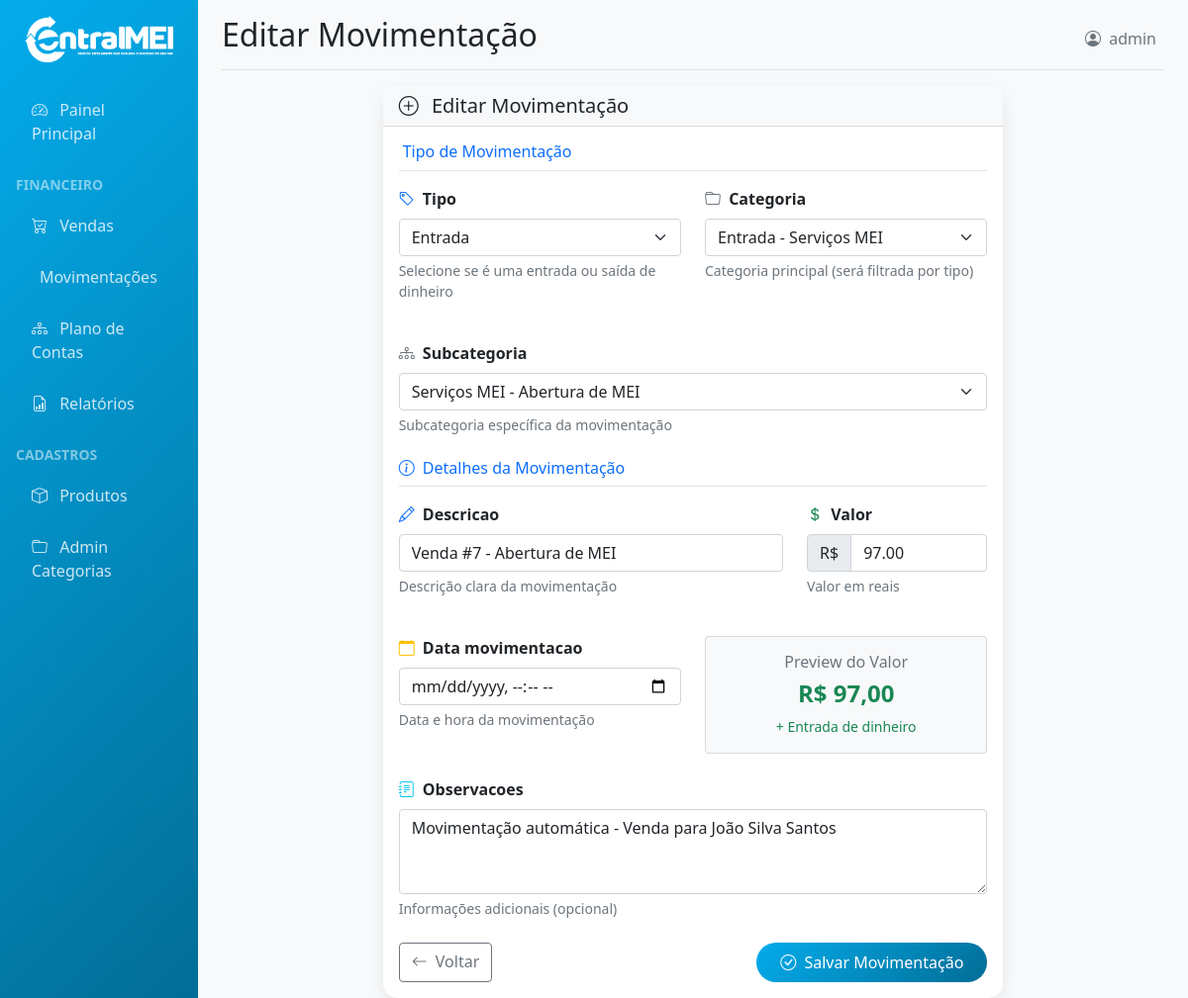
The page /dashboard/movimentacoes/9/editar/ (signed in) on the database its author committed.
### dashboard/models.py (models this page shows, shortened)
class MovimentacaoCaixa(models.Model):
    TIPO_CHOICES = [
        ('entrada', 'Entrada'),
        ('saida', 'Saída'),
    ]
    tipo = models.CharField(max_length=10, choices=TIPO_CHOICES)
    categoria = models.ForeignKey(CategoriaPlanoContas, on_delete=models.CASCADE, related_name='movimentacoes', null=True, blank=True)
    subcategoria = models.ForeignKey(SubcategoriaPlanoContas, on_delete=models.CASCADE, related_name='movimentacoes', null=True, blank=True)
    descricao = models.CharField(max_length=200)
    valor = models.DecimalField(max_digits=10, decimal_places=2, validators=[MinValueValidator(Decimal('0.01'))])
    venda = models.ForeignKey(Venda, on_delete=models.CASCADE, null=True, blank=True, related_name='movimentacoes')
    data_movimentacao = models.DateTimeField()
    usuario = models.ForeignKey(User, on_delete=models.CASCADE, related_name='movimentacoes_criadas')
    observacoes = models.TextField(blank=True)
    criado_em = models.DateTimeField(auto_now_add=True)
    atualizado_em = models.DateTimeField(auto_now=True)
    class Meta:
        verbose_name = "Movimentação de Caixa"
        verbose_name_plural = "Movimentações de Caixa"
        ordering = ['-data_movimentacao']

### dashboard/views.py (the view)
# urls.py: path('movimentacoes/<int:pk>/editar/', views.movimentacao_update, name='movimentacao_update'),
@login_required
@user_passes_test(is_staff_user)
def movimentacao_update(request, pk):
    movimentacao = get_object_or_404(MovimentacaoCaixa, pk=pk)
    data_original = movimentacao.data_movimentacao.date()
    if request.method == 'POST':
        form = MovimentacaoCaixaForm(request.POST, instance=movimentacao)
        if form.is_valid():
            movimentacao_atualizada = form.save()
            atualizar_saldo_caixa(data_original)
            if movimentacao_atualizada.data_movimentacao.date() != data_original:
                atualizar_saldo_caixa(movimentacao_atualizada.data_movimentacao.date())
            messages.success(request, 'Movimentação atualizada com sucesso!')
            return redirect('dashboard:movimentacoes_list')
        else:
            messages.error(request, 'Erro ao atualizar movimentação. Verifique os dados.')
    else:
        form = MovimentacaoCaixaForm(instance=movimentacao)
    context = {
        'title': 'Editar Movimentação',
        'form': form,
        'movimentacao': movimentacao
    }
    return render(request, 'dashboard/movimentacao_form.html', context)

### core/context_processors.py (called while the page is built)
def company_context(request):
    return {
        'COMPANY_NAME': settings.COMPANY_NAME,
        'COMPANY_PHONE': settings.COMPANY_PHONE,
        'COMPANY_EMAIL': settings.COMPANY_EMAIL,
        'COMPANY_ADDRESS': settings.COMPANY_ADDRESS,
        'CONTACT_EMAIL': settings.CONTACT_EMAIL,
    }

### dashboard/models.py (called while the page is built)
    def __str__(self):
        return f"{self.get_tipo_display()} - {self.nome}"

    def __str__(self):
        return f"{self.categoria.nome} - {self.nome}"

### dashboard/views.py (called while the page is built)
def is_staff_user(user):
    return user.is_staff

### dashboard/templates/dashboard/movimentacao_form.html (shortened to what this page needs)
{% extends 'dashboard/base.html' %}
{% block page_title %}{{ title }}{% endblock %}
{% block content %}
<div class="row justify-content-center">
    <div class="col-lg-8">
        <div class="card card-custom">
            <div class="card-header bg-light">
                <h5 class="mb-0">
                    <i class="bi bi-plus-circle me-2"></i>
                    {{ title }}
                </h5>
            </div>
            <div class="card-body">
                <form method="POST" id="movimentacaoForm">
                    <div class="row mb-4">
                        <div class="col-12">
                            <h6 class="text-primary border-bottom pb-2 mb-3">
                                Tipo de Movimentação
                            </h6>
                        </div>
                        <div class="col-md-6 mb-3">
                            <label for="{{ form.tipo.id_for_label }}" class="form-label fw-bold">
                                <i class="bi bi-tag me-1 text-primary"></i>
                                {{ form.tipo.label }}
                            </label>
                            {{ form.tipo }}
                            <div class="form-text">Selecione se é uma entrada ou saída de dinheiro</div>
                        </div>
                        <div class="col-md-6 mb-3">
                            <label for="{{ form.categoria.id_for_label }}" class="form-label fw-bold">
                                <i class="bi bi-folder me-1 text-secondary"></i>
                                {{ form.categoria.label }}
                            </label>
                            {{ form.categoria }}
                            <div class="form-text">Categoria principal (será filtrada por tipo)</div>
                        </div>
                    </div>
                    <div class="row mb-4">
                        <div class="col-12">
                            <label for="{{ form.subcategoria.id_for_label }}" class="form-label fw-bold">
                                <i class="bi bi-diagram-3 me-1 text-secondary"></i>
                                {{ form.subcategoria.label }}
                            </label>
                            {{ form.subcategoria }}
                            <div class="form-text">Subcategoria específica da movimentação</div>
                        </div>
                    </div>
                    <div class="row mb-4">
                        <div class="col-12">
                            <h6 class="text-primary border-bottom pb-2 mb-3">
                                <i class="bi bi-info-circle me-1"></i>
                                Detalhes da Movimentação
                            </h6>
                        </div>
                        <div class="col-md-8 mb-3">
                            <label for="{{ form.descricao.id_for_label }}" class="form-label fw-bold">
                                <i class="bi bi-pencil me-1 text-primary"></i>
                                {{ form.descricao.label }}
                            </label>
                            {{ form.descricao }}
                            <div class="form-text">Descrição clara da movimentação</div>
                        </div>
                        <div class="col-md-4 mb-3">
                            <label for="{{ form.valor.id_for_label }}" class="form-label fw-bold">
                                <i class="bi bi-currency-dollar me-1 text-success"></i>
                                {{ form.valor.label }}
                            </label>
                            <div class="input-group">
                                <span class="input-group-text">R$</span>
                                {{ form.valor }}
                            </div>
                            <div class="form-text">Valor em reais</div>
                        </div>
                    </div>
                    <div class="row mb-4">
                        <div class="col-md-6">
                            <label for="{{ form.data_movimentacao.id_for_label }}" class="form-label fw-bold">
                                <i class="bi bi-calendar me-1 text-warning"></i>
                                {{ form.data_movimentacao.label }}
                            </label>
                            {{ form.data_movimentacao }}
                            <div class="form-text">Data e hora da movimentação</div>
                        </div>
                        <div class="col-md-6">
                            <div class="card bg-light">
                                <div class="card-body text-center">
                                    <h6 class="card-title text-muted">Preview do Valor</h6>
                                    <div id="valorPreview" class="h4 fw-bold text-primary">R$ 0,00</div>
                                    <div id="tipoPreview" class="small text-muted">-</div>
                                </div>
                            </div>
                        </div>
                    </div>
                    <div class="row mb-4">
                        <div class="col-12">
                            <label for="{{ form.observacoes.id_for_label }}" class="form-label fw-bold">
                                <i class="bi bi-journal-text me-1 text-info"></i>
                                {{ form.observacoes.label }}
                            </label>
                            {{ form.observacoes }}
                            <div class="form-text">Informações adicionais (opcional)</div>
                        </div>
                    </div>
                    <div class="row">
                        <div class="col-12">
                            <div class="d-flex justify-content-between">
                                <a href="{% url 'dashboard:movimentacoes_list' %}" class="btn btn-outline-secondary">
                                    <i class="bi bi-arrow-left me-1"></i>
                                    Voltar
                                </a>
                                <button type="submit" class="btn btn-custom">
                                    <i class="bi bi-check-circle me-1"></i>
                                    Salvar Movimentação
                                </button>
                            </div>
                        </div>
                    </div>
                </form>
            </div>
        </div>
    </div>
</div>
{% endblock %}

### dashboard/templates/dashboard/base.html (shortened to what this page needs)
{% load static %}
<!DOCTYPE html>
<html lang="pt-br">
<head>
    <link href="https://cdn.jsdelivr.net/npm/bootstrap@5.1.3/dist/css/bootstrap.min.css" rel="stylesheet">
    <link rel="stylesheet" href="https://cdn.jsdelivr.net/npm/bootstrap-icons@1.7.2/font/bootstrap-icons.css">
</head>
<body>
    <div class="container-fluid">
        <div class="row">
            <nav class="col-md-3 col-lg-2 d-md-block sidebar p-0">
                <div class="p-3">
                    <div class="text-center mb-4">
                        <img src="{% static 'img/logo2.png' %}" alt="Central MEI" class="img-fluid sidebar-logo">
                    </div>
                    <ul class="nav flex-column">
                        <li class="nav-item">
                            <a class="nav-link {% if request.resolver_match.url_name == 'home' %}active{% endif %}" href="{% url 'dashboard:home' %}">
                                <i class="bi bi-speedometer2 me-2"></i>
                                Painel Principal
                            </a>
                        </li>
                        <li class="nav-item mt-3">
                            <h6 class="text-white-50 text-uppercase small fw-bold">Financeiro</h6>
                        </li>
                        <li class="nav-item">
                            <a class="nav-link {% if request.resolver_match.url_name == 'vendas_list' %}active{% endif %}" href="{% url 'dashboard:vendas_list' %}">
                                <i class="bi bi-cart-check me-2"></i>
                                Vendas
                            </a>
                        </li>
                        <li class="nav-item">
                            <a class="nav-link {% if 'movimentacoes' in request.resolver_match.url_name %}active{% endif %}" href="{% url 'dashboard:movimentacoes_list' %}">
                                Movimentações
                            </a>
                        </li>
                        <li class="nav-item">
                            <a class="nav-link {% if request.resolver_match.url_name == 'plano_contas' %}active{% endif %}" href="{% url 'dashboard:plano_contas' %}">
                                <i class="bi bi-diagram-3 me-2"></i>
                                Plano de Contas
                            </a>
                        </li>
                        <li class="nav-item">
                            <a class="nav-link {% if request.resolver_match.url_name == 'relatorios' %}active{% endif %}" href="{% url 'dashboard:relatorios' %}">
                                <i class="bi bi-file-earmark-bar-graph me-2"></i>
                                Relatórios
                            </a>
                        </li>
                        <li class="nav-item mt-3">
                            <h6 class="text-white-50 text-uppercase small fw-bold">Cadastros</h6>
                        </li>
                        <li class="nav-item">
                            <a class="nav-link" href="{% url 'admin:dashboard_produto_changelist' %}">
                                <i class="bi bi-box me-2"></i>
                                Produtos
                            </a>
                        </li>
                        <li class="nav-item">
                            <a class="nav-link" href="{% url 'admin:dashboard_categoriaplanocontas_changelist' %}">
                                <i class="bi bi-folder me-2"></i>
                                Admin Categorias
                            </a>
                        </li>
                    </ul>
                </div>
            </nav>
            <main class="col-md-9 ms-sm-auto col-lg-10 px-md-4 main-content">
                <div class="d-flex justify-content-between flex-wrap flex-md-nowrap align-items-center pt-3 pb-2 mb-3 border-bottom">
                    <h1 class="h2">{% block page_title %}Dashboard{% endblock %}</h1>
                    <div class="btn-toolbar mb-2 mb-md-0">
                        <div class="btn-group me-2">
                            <span class="text-muted">
                                <i class="bi bi-person-circle me-1"></i>
                                {{ user.get_full_name|default:user.username }}
                            </span>
                        </div>
                    </div>
                </div>
                {% block content %}{% endblock %}
            </main>
        </div>
    </div>
</body>
</html>

### dashboard/templates/dashboard/base.html (style rules this page uses)
:root { --color-primary: #04acec; --color-secondary: #1c943c; --color-tertiary: #fccc2b; --color-quaternary: #026d96; }
.sidebar { background: linear-gradient(135deg, var(--color-primary), var(--color-quaternary)); min-height: 100vh; }
.sidebar .nav-link { color: rgba(255, 255, 255, 0.8); padding: 0.75rem 1rem; border-radius: 0.5rem; margin-bottom: 0.25rem; transition: all 0.3s; }
.main-content { background: #f8f9fa; min-height: 100vh; }
.card-custom { border: none; border-radius: 15px; box-shadow: 0 5px 15px rgba(0,0,0,0.08); }
.btn-custom { background: linear-gradient(135deg, var(--color-primary), var(--color-quaternary)); border: none; color: white; border-radius: 25px; padding: 0.5rem 1.5rem; font-weight: 500; transition: all 0.3s; }
.sidebar-logo { max-height: 60px; max-width: 150px; filter: brightness(0) invert(1); }

### rows shown on the page
MovimentacaoCaixa: tipo "Entrada", categoria "Entrada - Serviços MEI", subcategoria "Serviços MEI - Abertura de MEI", descricao "Venda #7 - Abertura de MEI", valor "97.00", observacoes "Movimentação automática - Venda para João Silva Santos"

### other values the page prints
{{ title }} "Editar Movimentação"
{{ user.get_full_name|default:user.username }} "admin"
